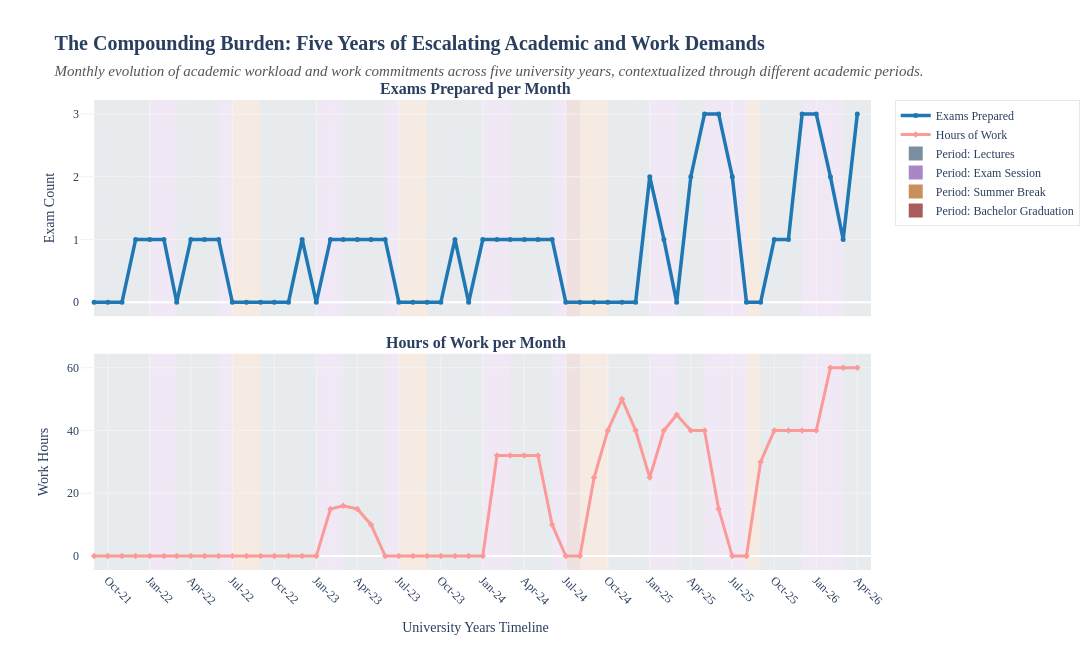

Source (notebook cell):
### Markdown cell above
## What has changed in the last couple of years?

This section investigates the increase in responsibilities and overall ***“busy-ness”*** during the final years of university, which I personally perceive as one of the main reasons behind the decline in media capture, both during everyday life and while traveling. In particular, I focused on two dimensions that progressively became more central in my routine: academic workload and work commitments.

To visualize this shift, I analyzed the **number of exams prepared each month alongside the number of hours worked** over the same period. The visualization is composed of **two vertically stacked line charts** sharing the same temporal axis, allowing direct comparison between the evolution of academic and professional responsibilities across the five university years.

In addition, the graph incorporates contextual **information about the academic calendar** through shaded background regions representing different academic periods, including lecture months, exam sessions, summer breaks, and the period surrounding my bachelor graduation. This additional layer helps situate peaks in workload within the broader structure of university life and provides context for understanding how periods of increased pressure may have influenced my habits of memory documentation and preservation.

### Code cell
# create 2 stacked graphs sharing x axis 
fig = make_subplots(
    rows=2, cols=1, 
    shared_xaxes=True, 
    vertical_spacing=0.08, 
    subplot_titles=("<b>Exams Prepared per Month</b>", "<b>Hours of Work per Month</b>")
)

# upper graph
fig.add_trace(
    go.Scatter(
        x=df['date_parsed'], y=df['exams_prepared'], 
        name="Exams Prepared", mode='lines+markers',
        line=dict(color='#1f78b4', width=3.5),
        marker=dict(size=5),
        showlegend=True
    ),
    row=1, col=1
)

# bottom graph
fig.add_trace(
    go.Scatter(
        x=df['date_parsed'], y=df['work_hours'], 
        name="Hours of Work", mode='lines+markers',
        line=dict(color='#fb9a99', width=3),
        marker=dict(size=5, symbol='diamond'),
        showlegend=True
    ),
    row=2, col=1
)

# academic periods palette
period_colors = {
    'lectures': 'rgba(124, 143, 161, 0.18)',         
    'exam session': 'rgba(169, 135, 199, 0.18)',     
    'summer break': 'rgba(201, 143, 93, 0.18)',      
    'bachelor graduation': 'rgba(170, 92, 92, 0.18)'  
}

legend_marker_colors = {
    'lectures': '#7C8FA1',
    'exam session': '#A987C7',
    'summer break': '#C98F5D',
    'bachelor graduation': '#AA5C5C'
}

# legend and regions for academic periods
for period in period_colors.keys():
    fig.add_trace(
        go.Scatter(
            x=[None], y=[None], 
            mode='markers',
            marker=dict(color=legend_marker_colors[period], size=14, symbol='square'),
            name=f"Period: {period.title()}",
            showlegend=True
        )
    )

for i in range(len(df)):
    row_data = df.iloc[i]
    x0 = row_data['date_parsed']
    x1 = df.iloc[i+1]['date_parsed'] if i < len(df) - 1 else x0 + pd.DateOffset(months=1)
    
    fig.add_vrect(
        x0=x0, x1=x1,
        fillcolor=period_colors[row_data['academic_period']],
        layer="below", line_width=0
    )

# graph layout
fig.update_layout(
    font_family="Times New Roman",
    title_text="<b>The Compounding Burden: Five Years of Escalating Academic and Work Demands</b><br><span style='font-size:15px; color:#555555;'><i>Monthly evolution of academic workload and work commitments across five university years, contextualized through different academic periods.</i></span>",
    title_font_size=20,
    plot_bgcolor="white",
    width=1100, 
    height=650,
    hovermode="x unified",
    legend=dict(
        orientation="v",       
        yanchor="top",         
        y=1,
        xanchor="left",        
        x=1.03,                
        bgcolor="rgba(255,255,255,0.8)",
        bordercolor="#E8E8E8",
        borderwidth=1
    )
)

fig.update_xaxes(showgrid=True, gridcolor='#F3F3F3', tickformat='%b-%y', dtick="M3", tickangle=45, range=['2021-08-01', '2026-05-01'], row=2, col=1, title_text="University Years Timeline")
fig.update_xaxes(showgrid=True, gridcolor='#F3F3F3', range=['2021-08-01', '2026-05-01'], row=1, col=1)
fig.update_yaxes(showgrid=True, gridcolor='#F3F3F3', title_text="Exam Count", row=1, col=1)
fig.update_yaxes(showgrid=True, gridcolor='#F3F3F3', title_text="Work Hours", row=2, col=1)

fig.show()

### Figure 1 — Plotly figure (JSON) as saved in the notebook; plotly's stock layout.template omitted (floating-point values rounded to 4 significant figures)
{"data": [{"line": {"color": "#1f78b4", "width": 3.5}, "marker": {"size": 5}, "mode": "lines+markers", "name": "Exams Prepared", "showlegend": true, "type": "scatter", "x": ["2021-09-01T00:00:00.000000", "2021-10-01T00:00:00.000000", "2021-11-01T00:00:00.000000", "2021-12-01T00:00:00.000000", "2022-01-01T00:00:00.000000", "2022-02-01T00:00:00.000000", "2022-03-01T00:00:00.000000", "2022-04-01T00:00:00.000000", "2022-05-01T00:00:00.000000", "2022-06-01T00:00:00.000000", "2022-07-01T00:00:00.000000", "2022-08-01T00:00:00.000000", "2022-09-01T00:00:00.000000", "2022-10-01T00:00:00.000000", "2022-11-01T00:00:00.000000", "2022-12-01T00:00:00.000000", "2023-01-01T00:00:00.000000", "2023-02-01T00:00:00.000000", "2023-03-01T00:00:00.000000", "2023-04-01T00:00:00.000000", "2023-05-01T00:00:00.000000", "2023-06-01T00:00:00.000000", "2023-07-01T00:00:00.000000", "2023-08-01T00:00:00.000000", "2023-09-01T00:00:00.000000", "2023-10-01T00:00:00.000000", "2023-11-01T00:00:00.000000", "2023-12-01T00:00:00.000000", "2024-01-01T00:00:00.000000", "2024-02-01T00:00:00.000000", "2024-03-01T00:00:00.000000", "2024-04-01T00:00:00.000000", "2024-05-01T00:00:00.000000", "2024-06-01T00:00:00.000000", "2024-07-01T00:00:00.000000", "2024-08-01T00:00:00.000000", "2024-09-01T00:00:00.000000", "2024-10-01T00:00:00.000000", "2024-11-01T00:00:00.000000", "2024-12-01T00:00:00.000000", "2025-01-01T00:00:00.000000", "2025-02-01T00:00:00.000000", "2025-03-01T00:00:00.000000", "2025-04-01T00:00:00.000000", "2025-05-01T00:00:00.000000", "2025-06-01T00:00:00.000000", "2025-07-01T00:00:00.000000", "2025-08-01T00:00:00.000000", "2025-09-01T00:00:00.000000", "2025-10-01T00:00:00.000000", "2025-11-01T00:00:00.000000", "2025-12-01T00:00:00.000000", "2026-01-01T00:00:00.000000", "2026-02-01T00:00:00.000000", "2026-03-01T00:00:00.000000", "2026-04-01T00:00:00.000000"], "xaxis": "x", "y": [0, 0, 0, 1, 1, 1, 0, 1, 1, 1, 0, 0, 0, 0, 0, 1, 0, 1, 1, 1, 1, 1, 0, 0, 0, 0, 1, 0, 1, 1, 1, 1, 1, 1, 0, 0, 0, 0, 0, 0, 2, 1, 0, 2, 3, 3, 2, 0, 0, 1, 1, 3, 3, 2, 1, 3], "yaxis": "y"}, {"line": {"color": "#fb9a99", "width": 3}, "marker": {"size": 5, "symbol": "diamond"}, "mode": "lines+markers", "name": "Hours of Work", "showlegend": true, "type": "scatter", "x": ["2021-09-01T00:00:00.000000", "2021-10-01T00:00:00.000000", "2021-11-01T00:00:00.000000", "2021-12-01T00:00:00.000000", "2022-01-01T00:00:00.000000", "2022-02-01T00:00:00.000000", "2022-03-01T00:00:00.000000", "2022-04-01T00:00:00.000000", "2022-05-01T00:00:00.000000", "2022-06-01T00:00:00.000000", "2022-07-01T00:00:00.000000", "2022-08-01T00:00:00.000000", "2022-09-01T00:00:00.000000", "2022-10-01T00:00:00.000000", "2022-11-01T00:00:00.000000", "2022-12-01T00:00:00.000000", "2023-01-01T00:00:00.000000", "2023-02-01T00:00:00.000000", "2023-03-01T00:00:00.000000", "2023-04-01T00:00:00.000000", "2023-05-01T00:00:00.000000", "2023-06-01T00:00:00.000000", "2023-07-01T00:00:00.000000", "2023-08-01T00:00:00.000000", "2023-09-01T00:00:00.000000", "2023-10-01T00:00:00.000000", "2023-11-01T00:00:00.000000", "2023-12-01T00:00:00.000000", "2024-01-01T00:00:00.000000", "2024-02-01T00:00:00.000000", "2024-03-01T00:00:00.000000", "2024-04-01T00:00:00.000000", "2024-05-01T00:00:00.000000", "2024-06-01T00:00:00.000000", "2024-07-01T00:00:00.000000", "2024-08-01T00:00:00.000000", "2024-09-01T00:00:00.000000", "2024-10-01T00:00:00.000000", "2024-11-01T00:00:00.000000", "2024-12-01T00:00:00.000000", "2025-01-01T00:00:00.000000", "2025-02-01T00:00:00.000000", "2025-03-01T00:00:00.000000", "2025-04-01T00:00:00.000000", "2025-05-01T00:00:00.000000", "2025-06-01T00:00:00.000000", "2025-07-01T00:00:00.000000", "2025-08-01T00:00:00.000000", "2025-09-01T00:00:00.000000", "2025-10-01T00:00:00.000000", "2025-11-01T00:00:00.000000", "2025-12-01T00:00:00.000000", "2026-01-01T00:00:00.000000", "2026-02-01T00:00:00.000000", "2026-03-01T00:00:00.000000", "2026-04-01T00:00:00.000000"], "xaxis": "x2", "y": [0, 0, 0, 0, 0, 0, 0, 0, 0, 0, 0, 0, 0, 0, 0, 0, 0, 15, 16, 15, 10, 0, 0, 0, 0, 0, 0, 0, 0, 32, 32, 32, 32, 10, 0, 0, 25, 40, 50, 40, 25, 40, 45, 40, 40, 15, 0, 0, 30, 40, 40, 40, 40, 60, 60, 60], "yaxis": "y2"}, {"marker": {"color": "#7C8FA1", "size": 14, "symbol": "square"}, "mode": "markers", "name": "Period: Lectures", "showlegend": true, "type": "scatter", "x": [null], "y": [null]}, {"marker": {"color": "#A987C7", "size": 14, "symbol": "square"}, "mode": "markers", "name": "Period: Exam Session", "showlegend": true, "type": "scatter", "x": [null], "y": [null]}, {"marker": {"color": "#C98F5D", "size": 14, "symbol": "square"}, "mode": "markers", "name": "Period: Summer Break", "showlegend": true, "type": "scatter", "x": [null], "y": [null]}, {"marker": {"color": "#AA5C5C", "size": 14, "symbol": "square"}, "mode": "markers", "name": "Period: Bachelor Graduation", "showlegend": true, "type": "scatter", "x": [null], "y": [null]}], "layout": {"annotations": [{"font": {"size": 16}, "showarrow": false, "text": "<b>Exams Prepared per Month</b>", "x": 0.5, "xanchor": "center", "xref": "paper", "y": 1, "yanchor": "bottom", "yref": "paper"}, {"font": {"size": 16}, "showarrow": false, "text": "<b>Hours of Work per Month</b>", "x": 0.5, "xanchor": "center", "xref": "paper", "y": 0.46, "yanchor": "bottom", "yref": "paper"}], "font": {"family": "Times New Roman"}, "height": 650, "hovermode": "x unified", "legend": {"bgcolor": "rgba(255,255,255,0.8)", "bordercolor": "#E8E8E8", "borderwidth": 1, "orientation": "v", "x": 1.03, "xanchor": "left", "y": 1, "yanchor": "top"}, "plot_bgcolor": "white", "shapes": [{"fillcolor": "rgba(124, 143, 161, 0.18)", "layer": "below", "line": {"width": 0}, "type": "rect", "x0": "2021-09-01T00:00:00", "x1": "2021-10-01T00:00:00", "xref": "x", "y0": 0, "y1": 1, "yref": "y domain"}, {"fillcolor": "rgba(124, 143, 161, 0.18)", "layer": "below", "line": {"width": 0}, "type": "rect", "x0": "2021-09-01T00:00:00", "x1": "2021-10-01T00:00:00", "xref": "x2", "y0": 0, "y1": 1, "yref": "y2 domain"}, {"fillcolor": "rgba(124, 143, 161, 0.18)", "layer": "below", "line": {"width": 0}, "type": "rect", "x0": "2021-10-01T00:00:00", "x1": "2021-11-01T00:00:00", "xref": "x", "y0": 0, "y1": 1, "yref": "y domain"}, {"fillcolor": "rgba(124, 143, 161, 0.18)", "layer": "below", "line": {"width": 0}, "type": "rect", "x0": "2021-10-01T00:00:00", "x1": "2021-11-01T00:00:00", "xref": "x2", "y0": 0, "y1": 1, "yref": "y2 domain"}, {"fillcolor": "rgba(124, 143, 161, 0.18)", "layer": "below", "line": {"width": 0}, "type": "rect", "x0": "2021-11-01T00:00:00", "x1": "2021-12-01T00:00:00", "xref": "x", "y0": 0, "y1": 1, "yref": "y domain"}, {"fillcolor": "rgba(124, 143, 161, 0.18)", "layer": "below", "line": {"width": 0}, "type": "rect", "x0": "2021-11-01T00:00:00", "x1": "2021-12-01T00:00:00", "xref": "x2", "y0": 0, "y1": 1, "yref": "y2 domain"}, {"fillcolor": "rgba(124, 143, 161, 0.18)", "layer": "below", "line": {"width": 0}, "type": "rect", "x0": "2021-12-01T00:00:00", "x1": "2022-01-01T00:00:00", "xref": "x", "y0": 0, "y1": 1, "yref": "y domain"}, {"fillcolor": "rgba(124, 143, 161, 0.18)", "layer": "below", "line": {"width": 0}, "type": "rect", "x0": "2021-12-01T00:00:00", "x1": "2022-01-01T00:00:00", "xref": "x2", "y0": 0, "y1": 1, "yref": "y2 domain"}, {"fillcolor": "rgba(169, 135, 199, 0.18)", "layer": "below", "line": {"width": 0}, "type": "rect", "x0": "2022-01-01T00:00:00", "x1": "2022-02-01T00:00:00", "xref": "x", "y0": 0, "y1": 1, "yref": "y domain"}, {"fillcolor": "rgba(169, 135, 199, 0.18)", "layer": "below", "line": {"width": 0}, "type": "rect", "x0": "2022-01-01T00:00:00", "x1": "2022-02-01T00:00:00", "xref": "x2", "y0": 0, "y1": 1, "yref": "y2 domain"}, {"fillcolor": "rgba(169, 135, 199, 0.18)", "layer": "below", "line": {"width": 0}, "type": "rect", "x0": "2022-02-01T00:00:00", "x1": "2022-03-01T00:00:00", "xref": "x", "y0": 0, "y1": 1, "yref": "y domain"}, {"fillcolor": "rgba(169, 135, 199, 0.18)", "layer": "below", "line": {"width": 0}, "type": "rect", "x0": "2022-02-01T00:00:00", "x1": "2022-03-01T00:00:00", "xref": "x2", "y0": 0, "y1": 1, "yref": "y2 domain"}, {"fillcolor": "rgba(124, 143, 161, 0.18)", "layer": "below", "line": {"width": 0}, "type": "rect", "x0": "2022-03-01T00:00:00", "x1": "2022-04-01T00:00:00", "xref": "x", "y0": 0, "y1": 1, "yref": "y domain"}, {"fillcolor": "rgba(124, 143, 161, 0.18)", "layer": "below", "line": {"width": 0}, "type": "rect", "x0": "2022-03-01T00:00:00", "x1": "2022-04-01T00:00:00", "xref": "x2", "y0": 0, "y1": 1, "yref": "y2 domain"}, {"fillcolor": "rgba(124, 143, 161, 0.18)", "layer": "below", "line": {"width": 0}, "type": "rect", "x0": "2022-04-01T00:00:00", "x1": "2022-05-01T00:00:00", "xref": "x", "y0": 0, "y1": 1, "yref": "y domain"}, {"fillcolor": "rgba(124, 143, 161, 0.18)", "layer": "below", "line": {"width": 0}, "type": "rect", "x0": "2022-04-01T00:00:00", "x1": "2022-05-01T00:00:00", "xref": "x2", "y0": 0, "y1": 1, "yref": "y2 domain"}, {"fillcolor": "rgba(124, 143, 161, 0.18)", "layer": "below", "line": {"width": 0}, "type": "rect", "x0": "2022-05-01T00:00:00", "x1": "2022-06-01T00:00:00", "xref": "x", "y0": 0, "y1": 1, "yref": "y domain"}, {"fillcolor": "rgba(124, 143, 161, 0.18)", "layer": "below", "line": {"width": 0}, "type": "rect", "x0": "2022-05-01T00:00:00", "x1": "2022-06-01T00:00:00", "xref": "x2", "y0": 0, "y1": 1, "yref": "y2 domain"}, {"fillcolor": "rgba(169, 135, 199, 0.18)", "layer": "below", "line": {"width": 0}, "type": "rect", "x0": "2022-06-01T00:00:00", "x1": "2022-07-01T00:00:00", "xref": "x", "y0": 0, "y1": 1, "yref": "y domain"}, {"fillcolor": "rgba(169, 135, 199, 0.18)", "layer": "below", "line": {"width": 0}, "type": "rect", "x0": "2022-06-01T00:00:00", "x1": "2022-07-01T00:00:00", "xref": "x2", "y0": 0, "y1": 1, "yref": "y2 domain"}, {"fillcolor": "rgba(201, 143, 93, 0.18)", "layer": "below", "line": {"width": 0}, "type": "rect", "x0": "2022-07-01T00:00:00", "x1": "2022-08-01T00:00:00", "xref": "x", "y0": 0, "y1": 1, "yref": "y domain"}, {"fillcolor": "rgba(201, 143, 93, 0.18)", "layer": "below", "line": {"width": 0}, "type": "rect", "x0": "2022-07-01T00:00:00", "x1": "2022-08-01T00:00:00", "xref": "x2", "y0": 0, "y1": 1, "yref": "y2 domain"}, {"fillcolor": "rgba(201, 143, 93, 0.18)", "layer": "below", "line": {"width": 0}, "type": "rect", "x0": "2022-08-01T00:00:00", "x1": "2022-09-01T00:00:00", "xref": "x", "y0": 0, "y1": 1, "yref": "y domain"}, {"fillcolor": "rgba(201, 143, 93, 0.18)", "layer": "below", "line": {"width": 0}, "type": "rect", "x0": "2022-08-01T00:00:00", "x1": "2022-09-01T00:00:00", "xref": "x2", "y0": 0, "y1": 1, "yref": "y2 domain"}, {"fillcolor": "rgba(124, 143, 161, 0.18)", "layer": "below", "line": {"width": 0}, "type": "rect", "x0": "2022-09-01T00:00:00", "x1": "2022-10-01T00:00:00", "xref": "x", "y0": 0, "y1": 1, "yref": "y domain"}, {"fillcolor": "rgba(124, 143, 161, 0.18)", "layer": "below", "line": {"width": 0}, "type": "rect", "x0": "2022-09-01T00:00:00", "x1": "2022-10-01T00:00:00", "xref": "x2", "y0": 0, "y1": 1, "yref": "y2 domain"}, {"fillcolor": "rgba(124, 143, 161, 0.18)", "layer": "below", "line": {"width": 0}, "type": "rect", "x0": "2022-10-01T00:00:00", "x1": "2022-11-01T00:00:00", "xref": "x", "y0": 0, "y1": 1, "yref": "y domain"}, {"fillcolor": "rgba(124, 143, 161, 0.18)", "layer": "below", "line": {"width": 0}, "type": "rect", "x0": "2022-10-01T00:00:00", "x1": "2022-11-01T00:00:00", "xref": "x2", "y0": 0, "y1": 1, "yref": "y2 domain"}, {"fillcolor": "rgba(124, 143, 161, 0.18)", "layer": "below", "line": {"width": 0}, "type": "rect", "x0": "2022-11-01T00:00:00", "x1": "2022-12-01T00:00:00", "xref": "x", "y0": 0, "y1": 1, "yref": "y domain"}, {"fillcolor": "rgba(124, 143, 161, 0.18)", "layer": "below", "line": {"width": 0}, "type": "rect", "x0": "2022-11-01T00:00:00", "x1": "2022-12-01T00:00:00", "xref": "x2", "y0": 0, "y1": 1, "yref": "y2 domain"}, {"fillcolor": "rgba(124, 143, 161, 0.18)", "layer": "below", "line": {"width": 0}, "type": "rect", "x0": "2022-12-01T00:00:00", "x1": "2023-01-01T00:00:00", "xref": "x", "y0": 0, "y1": 1, "yref": "y domain"}, {"fillcolor": "rgba(124, 143, 161, 0.18)", "layer": "below", "line": {"width": 0}, "type": "rect", "x0": "2022-12-01T00:00:00", "x1": "2023-01-01T00:00:00", "xref": "x2", "y0": 0, "y1": 1, "yref": "y2 domain"}, {"fillcolor": "rgba(169, 135, 199, 0.18)", "layer": "below", "line": {"width": 0}, "type": "rect", "x0": "2023-01-01T00:00:00", "x1": "2023-02-01T00:00:00", "xref": "x", "y0": 0, "y1": 1, "yref": "y domain"}, {"fillcolor": "rgba(169, 135, 199, 0.18)", "layer": "below", "line": {"width": 0}, "type": "rect", "x0": "2023-01-01T00:00:00", "x1": "2023-02-01T00:00:00", "xref": "x2", "y0": 0, "y1": 1, "yref": "y2 domain"}, {"fillcolor": "rgba(169, 135, 199, 0.18)", "layer": "below", "line": {"width": 0}, "type": "rect", "x0": "2023-02-01T00:00:00", "x1": "2023-03-01T00:00:00", "xref": "x", "y0": 0, "y1": 1, "yref": "y domain"}, {"fillcolor": "rgba(169, 135, 199, 0.18)", "layer": "below", "line": {"width": 0}, "type": "rect", "x0": "2023-02-01T00:00:00", "x1": "2023-03-01T00:00:00", "xref": "x2", "y0": 0, "y1": 1, "yref": "y2 domain"}, {"fillcolor": "rgba(124, 143, 161, 0.18)", "layer": "below", "line": {"width": 0}, "type": "rect", "x0": "2023-03-01T00:00:00", "x1": "2023-04-01T00:00:00", "xref": "x", "y0": 0, "y1": 1, "yref": "y domain"}, {"fillcolor": "rgba(124, 143, 161, 0.18)", "layer": "below", "line": {"width": 0}, "type": "rect", "x0": "2023-03-01T00:00:00", "x1": "2023-04-01T00:00:00", "xref": "x2", "y0": 0, "y1": 1, "yref": "y2 domain"}, {"fillcolor": "rgba(124, 143, 161, 0.18)", "layer": "below", "line": {"width": 0}, "type": "rect", "x0": "2023-04-01T00:00:00", "x1": "2023-05-01T00:00:00", "xref": "x", "y0": 0, "y1": 1, "yref": "y domain"}, {"fillcolor": "rgba(124, 143, 161, 0.18)", "layer": "below", "line": {"width": 0}, "type": "rect", "x0": "2023-04-01T00:00:00", "x1": "2023-05-01T00:00:00", "xref": "x2", "y0": 0, "y1": 1, "yref": "y2 domain"}, {"fillcolor": "rgba(124, 143, 161, 0.18)", "layer": "below", "line": {"width": 0}, "type": "rect", "x0": "2023-05-01T00:00:00", "x1": "2023-06-01T00:00:00", "xref": "x", "y0": 0, "y1": 1, "yref": "y domain"}, {"fillcolor": "rgba(124, 143, 161, 0.18)", "layer": "below", "line": {"width": 0}, "type": "rect", "x0": "2023-05-01T00:00:00", "x1": "2023-06-01T00:00:00", "xref": "x2", "y0": 0, "y1": 1, "yref": "y2 domain"}, {"fillcolor": "rgba(169, 135, 199, 0.18)", "layer": "below", "line": {"width": 0}, "type": "rect", "x0": "2023-06-01T00:00:00", "x1": "2023-07-01T00:00:00", "xref": "x", "y0": 0, "y1": 1, "yref": "y domain"}, {"fillcolor": "rgba(169, 135, 199, 0.18)", "layer": "below", "line": {"width": 0}, "type": "rect", "x0": "2023-06-01T00:00:00", "x1": "2023-07-01T00:00:00", "xref": "x2", "y0": 0, "y1": 1, "yref": "y2 domain"}, {"fillcolor": "rgba(201, 143, 93, 0.18)", "layer": "below", "line": {"width": 0}, "type": "rect", "x0": "2023-07-01T00:00:00", "x1": "2023-08-01T00:00:00", "xref": "x", "y0": 0, "y1": 1, "yref": "y domain"}, {"fillcolor": "rgba(201, 143, 93, 0.18)", "layer": "below", "line": {"width": 0}, "type": "rect", "x0": "2023-07-01T00:00:00", "x1": "2023-08-01T00:00:00", "xref": "x2", "y0": 0, "y1": 1, "yref": "y2 domain"}, {"fillcolor": "rgba(201, 143, 93, 0.18)", "layer": "below", "line": {"width": 0}, "type": "rect", "x0": "2023-08-01T00:00:00", "x1": "2023-09-01T00:00:00", "xref": "x", "y0": 0, "y1": 1, "yref": "y domain"}, {"fillcolor": "rgba(201, 143, 93, 0.18)", "layer": "below", "line": {"width": 0}, "type": "rect", "x0": "2023-08-01T00:00:00", "x1": "2023-09-01T00:00:00", "xref": "x2", "y0": 0, "y1": 1, "yref": "y2 domain"}, {"fillcolor": "rgba(124, 143, 161, 0.18)", "layer": "below", "line": {"width": 0}, "type": "rect", "x0": "2023-09-01T00:00:00", "x1": "2023-10-01T00:00:00", "xref": "x", "y0": 0, "y1": 1, "yref": "y domain"}, {"fillcolor": "rgba(124, 143, 161, 0.18)", "layer": "below", "line": {"width": 0}, "type": "rect", "x0": "2023-09-01T00:00:00", "x1": "2023-10-01T00:00:00", "xref": "x2", "y0": 0, "y1": 1, "yref": "y2 domain"}, {"fillcolor": "rgba(124, 143, 161, 0.18)", "layer": "below", "line": {"width": 0}, "type": "rect", "x0": "2023-10-01T00:00:00", "x1": "2023-11-01T00:00:00", "xref": "x", "y0": 0, "y1": 1, "yref": "y domain"}, {"fillcolor": "rgba(124, 143, 161, 0.18)", "layer": "below", "line": {"width": 0}, "type": "rect", "x0": "2023-10-01T00:00:00", "x1": "2023-11-01T00:00:00", "xref": "x2", "y0": 0, "y1": 1, "yref": "y2 domain"}, {"fillcolor": "rgba(124, 143, 161, 0.18)", "layer": "below", "line": {"width": 0}, "type": "rect", "x0": "2023-11-01T00:00:00", "x1": "2023-12-01T00:00:00", "xref": "x", "y0": 0, "y1": 1, "yref": "y domain"}, {"fillcolor": "rgba(124, 143, 161, 0.18)", "layer": "below", "line": {"width": 0}, "type": "rect", "x0": "2023-11-01T00:00:00", "x1": "2023-12-01T00:00:00", "xref": "x2", "y0": 0, "y1": 1, "yref": "y2 domain"}, {"fillcolor": "rgba(124, 143, 161, 0.18)", "layer": "below", "line": {"width": 0}, "type": "rect", "x0": "2023-12-01T00:00:00", "x1": "2024-01-01T00:00:00", "xref": "x", "y0": 0, "y1": 1, "yref": "y domain"}, {"fillcolor": "rgba(124, 143, 161, 0.18)", "layer": "below", "line": {"width": 0}, "type": "rect", "x0": "2023-12-01T00:00:00", "x1": "2024-01-01T00:00:00", "xref": "x2", "y0": 0, "y1": 1, "yref": "y2 domain"}, {"fillcolor": "rgba(169, 135, 199, 0.18)", "layer": "below", "line": {"width": 0}, "type": "rect", "x0": "2024-01-01T00:00:00", "x1": "2024-02-01T00:00:00", "xref": "x", "y0": 0, "y1": 1, "yref": "y domain"}, {"fillcolor": "rgba(169, 135, 199, 0.18)", "layer": "below", "line": {"width": 0}, "type": "rect", "x0": "2024-01-01T00:00:00", "x1": "2024-02-01T00:00:00", "xref": "x2", "y0": 0, "y1": 1, "yref": "y2 domain"}, {"fillcolor": "rgba(169, 135, 199, 0.18)", "layer": "below", "line": {"width": 0}, "type": "rect", "x0": "2024-02-01T00:00:00", "x1": "2024-03-01T00:00:00", "xref": "x", "y0": 0, "y1": 1, "yref": "y domain"}, {"fillcolor": "rgba(169, 135, 199, 0.18)", "layer": "below", "line": {"width": 0}, "type": "rect", "x0": "2024-02-01T00:00:00", "x1": "2024-03-01T00:00:00", "xref": "x2", "y0": 0, "y1": 1, "yref": "y2 domain"}, {"fillcolor": "rgba(124, 143, 161, 0.18)", "layer": "below", "line": {"width": 0}, "type": "rect", "x0": "2024-03-01T00:00:00", "x1": "2024-04-01T00:00:00", "xref": "x", "y0": 0, "y1": 1, "yref": "y domain"}, {"fillcolor": "rgba(124, 143, 161, 0.18)", "layer": "below", "line": {"width": 0}, "type": "rect", "x0": "2024-03-01T00:00:00", "x1": "2024-04-01T00:00:00", "xref": "x2", "y0": 0, "y1": 1, "yref": "y2 domain"}, {"fillcolor": "rgba(124, 143, 161, 0.18)", "layer": "below", "line": {"width": 0}, "type": "rect", "x0": "2024-04-01T00:00:00", "x1": "2024-05-01T00:00:00", "xref": "x", "y0": 0, "y1": 1, "yref": "y domain"}, {"fillcolor": "rgba(124, 143, 161, 0.18)", "layer": "below", "line": {"width": 0}, "type": "rect", "x0": "2024-04-01T00:00:00", "x1": "2024-05-01T00:00:00", "xref": "x2", "y0": 0, "y1": 1, "yref": "y2 domain"}, {"fillcolor": "rgba(124, 143, 161, 0.18)", "layer": "below", "line": {"width": 0}, "type": "rect", "x0": "2024-05-01T00:00:00", "x1": "2024-06-01T00:00:00", "xref": "x", "y0": 0, "y1": 1, "yref": "y domain"}, {"fillcolor": "rgba(124, 143, 161, 0.18)", "layer": "below", "line": {"width": 0}, "type": "rect", "x0": "2024-05-01T00:00:00", "x1": "2024-06-01T00:00:00", "xref": "x2", "y0": 0, "y1": 1, "yref": "y2 domain"}, {"fillcolor": "rgba(169, 135, 199, 0.18)", "layer": "below", "line": {"width": 0}, "type": "rect", "x0": "2024-06-01T00:00:00", "x1": "2024-07-01T00:00:00", "xref": "x", "y0": 0, "y1": 1, "yref": "y domain"}, {"fillcolor": "rgba(169, 135, 199, 0.18)", "layer": "below", "line": {"width": 0}, "type": "rect", "x0": "2024-06-01T00:00:00", "x1": "2024-07-01T00:00:00", "xref": "x2", "y0": 0, "y1": 1, "yref": "y2 domain"}, {"fillcolor": "rgba(170, 92, 92, 0.18)", "layer": "below", "line": {"width": 0}, "type": "rect", "x0": "2024-07-01T00:00:00", "x1": "2024-08-01T00:00:00", "xref": "x", "y0": 0, "y1": 1, "yref": "y domain"}, {"fillcolor": "rgba(170, 92, 92, 0.18)", "layer": "below", "line": {"width": 0}, "type": "rect", "x0": "2024-07-01T00:00:00", "x1": "2024-08-01T00:00:00", "xref": "x2", "y0": 0, "y1": 1, "yref": "y2 domain"}, {"fillcolor": "rgba(201, 143, 93, 0.18)", "layer": "below", "line": {"width": 0}, "type": "rect", "x0": "2024-08-01T00:00:00", "x1": "2024-09-01T00:00:00", "xref": "x", "y0": 0, "y1": 1, "yref": "y domain"}, {"fillcolor": "rgba(201, 143, 93, 0.18)", "layer": "below", "line": {"width": 0}, "type": "rect", "x0": "2024-08-01T00:00:00", "x1": "2024-09-01T00:00:00", "xref": "x2", "y0": 0, "y1": 1, "yref": "y2 domain"}, {"fillcolor": "rgba(201, 143, 93, 0.18)", "layer": "below", "line": {"width": 0}, "type": "rect", "x0": "2024-09-01T00:00:00", "x1": "2024-10-01T00:00:00", "xref": "x", "y0": 0, "y1": 1, "yref": "y domain"}, {"fillcolor": "rgba(201, 143, 93, 0.18)", "layer": "below", "line": {"width": 0}, "type": "rect", "x0": "2024-09-01T00:00:00", "x1": "2024-10-01T00:00:00", "xref": "x2", "y0": 0, "y1": 1, "yref": "y2 domain"}, {"fillcolor": "rgba(124, 143, 161, 0.18)", "layer": "below", "line": {"width": 0}, "type": "rect", "x0": "2024-10-01T00:00:00", "x1": "2024-11-01T00:00:00", "xref": "x", "y0": 0, "y1": 1, "yref": "y domain"}, {"fillcolor": "rgba(124, 143, 161, 0.18)", "layer": "below", "line": {"width": 0}, "type": "rect", "x0": "2024-10-01T00:00:00", "x1": "2024-11-01T00:00:00", "xref": "x2", "y0": 0, "y1": 1, "yref": "y2 domain"}, {"fillcolor": "rgba(124, 143, 161, 0.18)", "layer": "below", "line": {"width": 0}, "type": "rect", "x0": "2024-11-01T00:00:00", "x1": "2024-12-01T00:00:00", "xref": "x", "y0": 0, "y1": 1, "yref": "y domain"}, {"fillcolor": "rgba(124, 143, 161, 0.18)", "layer": "below", "line": {"width": 0}, "type": "rect", "x0": "2024-11-01T00:00:00", "x1": "2024-12-01T00:00:00", "xref": "x2", "y0": 0, "y1": 1, "yref": "y2 domain"}, {"fillcolor": "rgba(124, 143, 161, 0.18)", "layer": "below", "line": {"width": 0}, "type": "rect", "x0": "2024-12-01T00:00:00", "x1": "2025-01-01T00:00:00", "xref": "x", "y0": 0, "y1": 1, "yref": "y domain"}, {"fillcolor": "rgba(124, 143, 161, 0.18)", "layer": "below", "line": {"width": 0}, "type": "rect", "x0": "2024-12-01T00:00:00", "x1": "2025-01-01T00:00:00", "xref": "x2", "y0": 0, "y1": 1, "yref": "y2 domain"}, {"fillcolor": "rgba(169, 135, 199, 0.18)", "layer": "below", "line": {"width": 0}, "type": "rect", "x0": "2025-01-01T00:00:00", "x1": "2025-02-01T00:00:00", "xref": "x", "y0": 0, "y1": 1, "yref": "y domain"}, {"fillcolor": "rgba(169, 135, 199, 0.18)", "layer": "below", "line": {"width": 0}, "type": "rect", "x0": "2025-01-01T00:00:00", "x1": "2025-02-01T00:00:00", "xref": "x2", "y0": 0, "y1": 1, "yref": "y2 domain"}, {"fillcolor": "rgba(169, 135, 199, 0.18)", "layer": "below", "line": {"width": 0}, "type": "rect", "x0": "2025-02-01T00:00:00", "x1": "2025-03-01T00:00:00", "xref": "x", "y0": 0, "y1": 1, "yref": "y domain"}, {"fillcolor": "rgba(169, 135, 199, 0.18)", "layer": "below", "line": {"width": 0}, "type": "rect", "x0": "2025-02-01T00:00:00", "x1": "2025-03-01T00:00:00", "xref": "x2", "y0": 0, "y1": 1, "yref": "y2 domain"}, {"fillcolor": "rgba(124, 143, 161, 0.18)", "layer": "below", "line": {"width": 0}, "type": "rect", "x0": "2025-03-01T00:00:00", "x1": "2025-04-01T00:00:00", "xref": "x", "y0": 0, "y1": 1, "yref": "y domain"}, {"fillcolor": "rgba(124, 143, 161, 0.18)", "layer": "below", "line": {"width": 0}, "type": "rect", "x0": "2025-03-01T00:00:00", "x1": "2025-04-01T00:00:00", "xref": "x2", "y0": 0, "y1": 1, "yref": "y2 domain"}, {"fillcolor": "rgba(124, 143, 161, 0.18)", "layer": "below", "line": {"width": 0}, "type": "rect", "x0": "2025-04-01T00:00:00", "x1": "2025-05-01T00:00:00", "xref": "x", "y0": 0, "y1": 1, "yref": "y domain"}, {"fillcolor": "rgba(124, 143, 161, 0.18)", "layer": "below", "line": {"width": 0}, "type": "rect", "x0": "2025-04-01T00:00:00", "x1": "2025-05-01T00:00:00", "xref": "x2", "y0": 0, "y1": 1, "yref": "y2 domain"}, {"fillcolor": "rgba(169, 135, 199, 0.18)", "layer": "below", "line": {"width": 0}, "type": "rect", "x0": "2025-05-01T00:00:00", "x1": "2025-06-01T00:00:00", "xref": "x", "y0": 0, "y1": 1, "yref": "y domain"}, {"fillcolor": "rgba(169, 135, 199, 0.18)", "layer": "below", "line": {"width": 0}, "type": "rect", "x0": "2025-05-01T00:00:00", "x1": "2025-06-01T00:00:00", "xref": "x2", "y0": 0, "y1": 1, "yref": "y2 domain"}, {"fillcolor": "rgba(169, 135, 199, 0.18)", "layer": "below", "line": {"width": 0}, "type": "rect", "x0": "2025-06-01T00:00:00", "x1": "2025-07-01T00:00:00", "xref": "x", "y0": 0, "y1": 1, "yref": "y domain"}, {"fillcolor": "rgba(169, 135, 199, 0.18)", "layer": "below", "line": {"width": 0}, "type": "rect", "x0": "2025-06-01T00:00:00", "x1": "2025-07-01T00:00:00", "xref": "x2", "y0": 0, "y1": 1, "yref": "y2 domain"}, {"fillcolor": "rgba(169, 135, 199, 0.18)", "layer": "below", "line": {"width": 0}, "type": "rect", "x0": "2025-07-01T00:00:00", "x1": "2025-08-01T00:00:00", "xref": "x", "y0": 0, "y1": 1, "yref": "y domain"}, {"fillcolor": "rgba(169, 135, 199, 0.18)", "layer": "below", "line": {"width": 0}, "type": "rect", "x0": "2025-07-01T00:00:00", "x1": "2025-08-01T00:00:00", "xref": "x2", "y0": 0, "y1": 1, "yref": "y2 domain"}, {"fillcolor": "rgba(201, 143, 93, 0.18)", "layer": "below", "line": {"width": 0}, "type": "rect", "x0": "2025-08-01T00:00:00", "x1": "2025-09-01T00:00:00", "xref": "x", "y0": 0, "y1": 1, "yref": "y domain"}, {"fillcolor": "rgba(201, 143, 93, 0.18)", "layer": "below", "line": {"width": 0}, "type": "rect", "x0": "2025-08-01T00:00:00", "x1": "2025-09-01T00:00:00", "xref": "x2", "y0": 0, "y1": 1, "yref": "y2 domain"}, {"fillcolor": "rgba(124, 143, 161, 0.18)", "layer": "below", "line": {"width": 0}, "type": "rect", "x0": "2025-09-01T00:00:00", "x1": "2025-10-01T00:00:00", "xref": "x", "y0": 0, "y1": 1, "yref": "y domain"}, {"fillcolor": "rgba(124, 143, 161, 0.18)", "layer": "below", "line": {"width": 0}, "type": "rect", "x0": "2025-09-01T00:00:00", "x1": "2025-10-01T00:00:00", "xref": "x2", "y0": 0, "y1": 1, "yref": "y2 domain"}, {"fillcolor": "rgba(124, 143, 161, 0.18)", "layer": "below", "line": {"width": 0}, "type": "rect", "x0": "2025-10-01T00:00:00", "x1": "2025-11-01T00:00:00", "xref": "x", "y0": 0, "y1": 1, "yref": "y domain"}, {"fillcolor": "rgba(124, 143, 161, 0.18)", "layer": "below", "line": {"width": 0}, "type": "rect", "x0": "2025-10-01T00:00:00", "x1": "2025-11-01T00:00:00", "xref": "x2", "y0": 0, "y1": 1, "yref": "y2 domain"}, {"fillcolor": "rgba(124, 143, 161, 0.18)", "layer": "below", "line": {"width": 0}, "type": "rect", "x0": "2025-11-01T00:00:00", "x1": "2025-12-01T00:00:00", "xref": "x", "y0": 0, "y1": 1, "yref": "y domain"}, {"fillcolor": "rgba(124, 143, 161, 0.18)", "layer": "below", "line": {"width": 0}, "type": "rect", "x0": "2025-11-01T00:00:00", "x1": "2025-12-01T00:00:00", "xref": "x2", "y0": 0, "y1": 1, "yref": "y2 domain"}, {"fillcolor": "rgba(169, 135, 199, 0.18)", "layer": "below", "line": {"width": 0}, "type": "rect", "x0": "2025-12-01T00:00:00", "x1": "2026-01-01T00:00:00", "xref": "x", "y0": 0, "y1": 1, "yref": "y domain"}, {"fillcolor": "rgba(169, 135, 199, 0.18)", "layer": "below", "line": {"width": 0}, "type": "rect", "x0": "2025-12-01T00:00:00", "x1": "2026-01-01T00:00:00", "xref": "x2", "y0": 0, "y1": 1, "yref": "y2 domain"}, {"fillcolor": "rgba(169, 135, 199, 0.18)", "layer": "below", "line": {"width": 0}, "type": "rect", "x0": "2026-01-01T00:00:00", "x1": "2026-02-01T00:00:00", "xref": "x", "y0": 0, "y1": 1, "yref": "y domain"}, {"fillcolor": "rgba(169, 135, 199, 0.18)", "layer": "below", "line": {"width": 0}, "type": "rect", "x0": "2026-01-01T00:00:00", "x1": "2026-02-01T00:00:00", "xref": "x2", "y0": 0, "y1": 1, "yref": "y2 domain"}, {"fillcolor": "rgba(169, 135, 199, 0.18)", "layer": "below", "line": {"width": 0}, "type": "rect", "x0": "2026-02-01T00:00:00", "x1": "2026-03-01T00:00:00", "xref": "x", "y0": 0, "y1": 1, "yref": "y domain"}, {"fillcolor": "rgba(169, 135, 199, 0.18)", "layer": "below", "line": {"width": 0}, "type": "rect", "x0": "2026-02-01T00:00:00", "x1": "2026-03-01T00:00:00", "xref": "x2", "y0": 0, "y1": 1, "yref": "y2 domain"}, {"fillcolor": "rgba(124, 143, 161, 0.18)", "layer": "below", "line": {"width": 0}, "type": "rect", "x0": "2026-03-01T00:00:00", "x1": "2026-04-01T00:00:00", "xref": "x", "y0": 0, "y1": 1, "yref": "y domain"}, {"fillcolor": "rgba(124, 143, 161, 0.18)", "layer": "below", "line": {"width": 0}, "type": "rect", "x0": "2026-03-01T00:00:00", "x1": "2026-04-01T00:00:00", "xref": "x2", "y0": 0, "y1": 1, "yref": "y2 domain"}, {"fillcolor": "rgba(124, 143, 161, 0.18)", "layer": "below", "line": {"width": 0}, "type": "rect", "x0": "2026-04-01T00:00:00", "x1": "2026-05-01T00:00:00", "xref": "x", "y0": 0, "y1": 1, "yref": "y domain"}, {"fillcolor": "rgba(124, 143, 161, 0.18)", "layer": "below", "line": {"width": 0}, "type": "rect", "x0": "2026-04-01T00:00:00", "x1": "2026-05-01T00:00:00", "xref": "x2", "y0": 0, "y1": 1, "yref": "y2 domain"}], "title": {"font": {"size": 20}, "text": "<b>The Compounding Burden: Five Years of Escalating Academic and Work Demands</b><br><span style='font-size:15px; color:#555555;'><i>Monthly evolution of academic workload and work commitments across five university years, contextualized through different academic periods.</i></span>"}, "width": 1100, "xaxis": {"anchor": "y", "domain": [0, 1], "gridcolor": "#F3F3F3", "matches": "x2", "range": ["2021-08-01", "2026-05-01"], "showgrid": true, "showticklabels": false}, "xaxis2": {"anchor": "y2", "domain": [0, 1], "dtick": "M3", "gridcolor": "#F3F3F3", "range": ["2021-08-01", "2026-05-01"], "showgrid": true, "tickangle": 45, "tickformat": "%b-%y", "title": {"text": "University Years Timeline"}}, "yaxis": {"anchor": "x", "domain": [0.54, 1], "gridcolor": "#F3F3F3", "showgrid": true, "title": {"text": "Exam Count"}}, "yaxis2": {"anchor": "x2", "domain": [0, 0.46], "gridcolor": "#F3F3F3", "showgrid": true, "title": {"text": "Work Hours"}}}}
